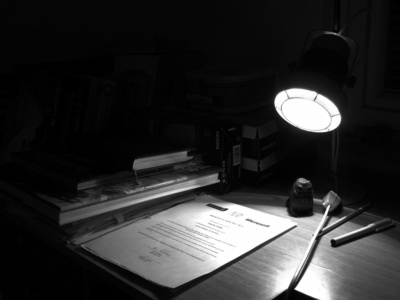
#> input picture DIP/mid/images/desk_grayscale.jpg, 400 x 300 px
$ python local_contrast_enhancement_1c.py
#> lines starting #> are read from the running program, lines starting #| are printed output that depends on the picture
import cv2
import numpy as np
import matplotlib.pyplot as plt

image = cv2.imread('images/desk_grayscale.jpg')
#> image is the input picture: shape (300, 400, 3); min 0, max 255, mean 43.6

gamma = 0.4


def gamma_correction(image, gamma):
#> called with gamma = 0.4
    lut = np.array([((i / 255.0) ** gamma) * 255 for i in range(256)], dtype=np.uint8)
    return cv2.LUT(image, lut)
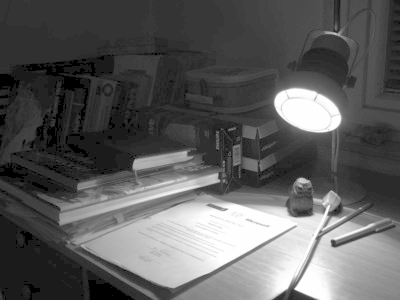
#> returned value: shape (300, 400, 3); min 0, max 255, mean 92.3


image_gamma = gamma_correction(image, gamma)


def getGaussianMask(ksize, sigmaX, sigmaY):
    sigma = 0.3 * ((np.array(ksize) - 1.0) * 0.5 - 1.0) + 0.8
    if sigmaX <= 0: sigmaX = sigma[0]
    if sigmaY <= 0: sigmaY = sigma[1]

    u = np.array(ksize) // 2
    x = np.arange(-u[0], u[0] + 1, 1)
    y = np.arange(-u[1], u[1] + 1, 1)
    x, y = np.meshgrid(x, y)

    ratio = 1 / (sigmaX * sigmaY * 2 * np.pi)
    v1 = x ** 2 / (2 * sigmaX ** 2)
    v2 = y ** 2 / (2 * sigmaY ** 2)
    mask = ratio * np.exp(-(v1 + v2))
    return mask / np.sum(mask)


def apply_gaussian_blur(image, ksize=3):
#> called with ksize = (3, 3)
    gaussian_mask = getGaussianMask(ksize, 0, 0)
    blurred_image = cv2.filter2D(image, -1, gaussian_mask)
    return blurred_image


blurred_image = apply_gaussian_blur(image_gamma, (3, 3))

plt.figure()
plt.title("Gamma Corrected Image Histogram")
plt.xlabel("Pixel Value")
plt.ylabel("Frequency")
plt.hist(image_gamma.ravel(), bins=256, range=[0, 256])
plt.show()
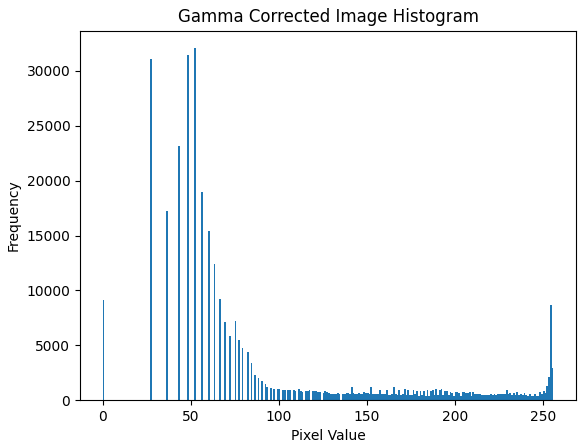
#> figure drawn by matplotlib, 1 panel; tallest bar 32070 high, from x = 52 to 53

plt.figure()
plt.title("Blurred Gamma Corrected Image Histogram")
plt.xlabel("Pixel Value")
plt.ylabel("Frequency")
plt.hist(blurred_image.ravel(), bins=256, range=[0, 256])
plt.show()
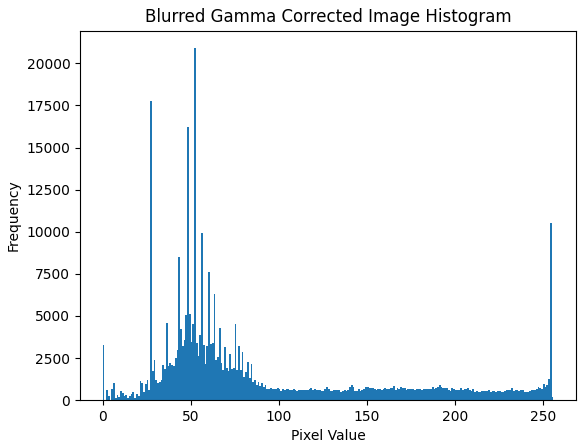
#> figure drawn by matplotlib, 1 panel; tallest bar 20901 high, from x = 52 to 53

cv2.imshow('Original Image', image)
cv2.imshow('Gamma Corrected Image', image_gamma)
cv2.imshow('Blurred Gamma Corrected Image', blurred_image)
cv2.waitKey(0)
cv2.destroyAllWindows()
plt.close('all')
